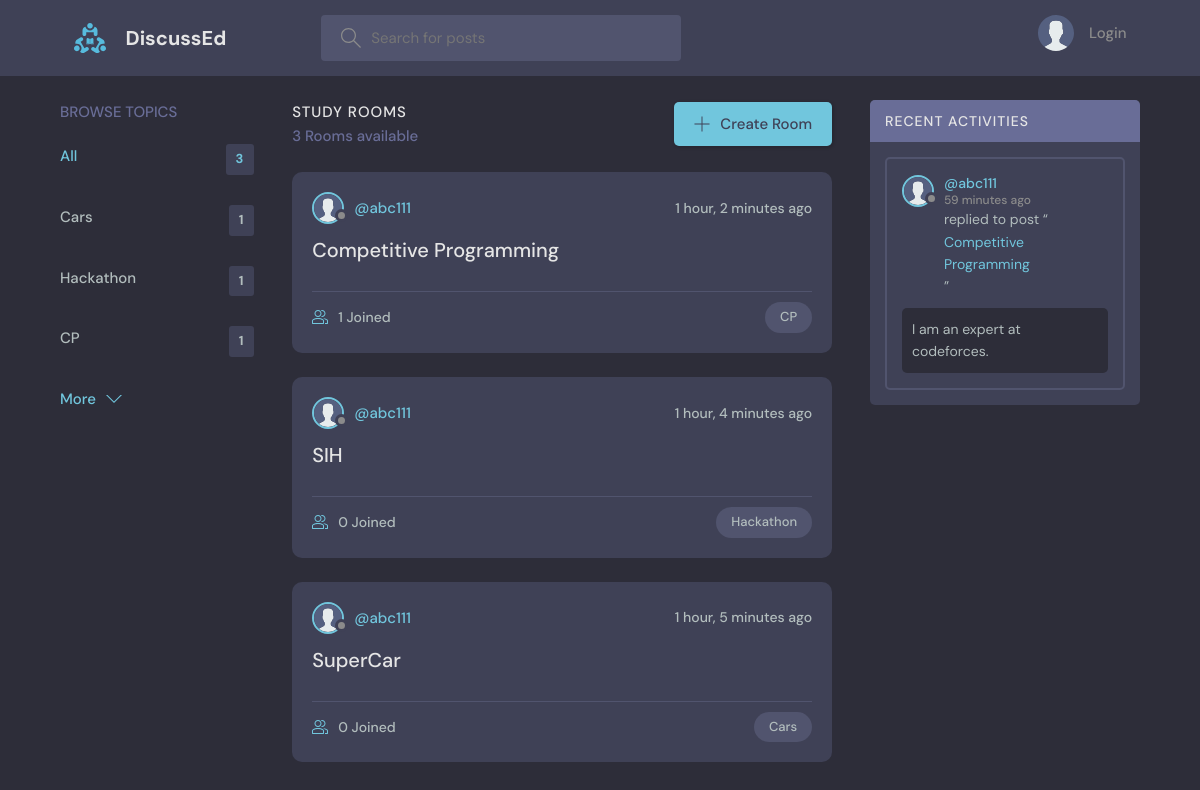
The page / on the database its author committed.
### base/models.py (models this page shows, shortened)
class Topic(models.Model):
    name = models.CharField(max_length=200)

class Room(models.Model):
    host = models.ForeignKey(User, on_delete=models.SET_NULL, null=True)
    topic = models.ForeignKey(Topic, on_delete=models.SET_NULL, null=True)
    name = models.CharField(max_length=200)
    description = models.TextField(null=True, blank=True)
    participants = models.ManyToManyField(
        User, related_name='participants', blank=True)
    updated = models.DateTimeField(auto_now=True)
    created = models.DateTimeField(auto_now_add=True)
    class Meta:
        ordering = ['-updated', '-created']
    def __str__(self):
        return self.name

class User(AbstractUser):
    name = models.CharField(max_length=200, null=True)
    email = models.EmailField(unique=True, null=True)
    bio = models.TextField(null=True)
    avatar = models.ImageField(null=True, default="avatar.svg")
    USERNAME_FIELD = 'email'
    REQUIRED_FIELDS = []

class Message(models.Model):
    user = models.ForeignKey(User, on_delete=models.CASCADE)
    room = models.ForeignKey(Room, on_delete=models.CASCADE)
    body = models.TextField()
    updated = models.DateTimeField(auto_now=True)
    created = models.DateTimeField(auto_now_add=True)
    class Meta:
        ordering = ['-updated', '-created']

### base/views.py (the view)
# urls.py: path('', views.home, name="home"),
def home(request):
    q = request.GET.get('q') if request.GET.get('q') != None else ''
    rooms = Room.objects.filter(
        Q(topic__name__icontains=q) |
        Q(name__icontains=q) |
        Q(description__icontains=q)
    )
    topics = Topic.objects.all()[0:5]
    room_count = rooms.count()
    room_messages = Message.objects.filter(
        Q(room__topic__name__icontains=q))[0:3]
    context = {'rooms': rooms, 'topics': topics,
               'room_count': room_count, 'room_messages': room_messages}
    return render(request, 'base/home.html', context)

### base/templates/base/home.html (shortened to what this page needs)
{% extends 'main.html' %}
{% block content %}
<main class="layout layout--3">
  <div class="container">
    {% include 'base/topics_component.html' %}
    <div class="roomList">
      <div class="roomList__header">
        <div>
          <h2>Study Rooms</h2>
          <p>{{room_count}} Rooms available</p>
        </div>
        <a class="btn btn--main" href="{% url 'create-room' %}">
          <svg version="1.1" xmlns="http://www.w3.org/2000/svg" width="32" height="32" viewBox="0 0 32 32">
            <title>add</title>
            <path
              d="M16.943 0.943h-1.885v14.115h-14.115v1.885h14.115v14.115h1.885v-14.115h14.115v-1.885h-14.115v-14.115z">
            </path>
          </svg>
          Create Room
        </a>
      </div>
      {% include 'base/feed_component.html' %}
    </div>
    {% include 'base/activity_component.html' %}
  </div>
</main>
{% endblock %}

### base/templates/base/topics_component.html
<div class="topics">
    <div class="topics__header">
        <h2>Browse Topics</h2>
    </div>
    <ul class="topics__list">
        <li>
            <a href="{% url 'home' %}" class="active">All <span>{{topics.count}}</span></a>
        </li>
        {% for topic in topics %}
        <li>
            <a href="{% url 'home' %}?q={{topic.name}}">{{topic.name}}<span>{{topic.room_set.all.count}}</span></a>
        </li>
        {% endfor %}
    </ul>
    <a class="btn btn--link" href="{% url 'topics' %}">
        More
        <svg version="1.1" xmlns="http://www.w3.org/2000/svg" width="32" height="32" viewBox="0 0 32 32">
            <title>chevron-down</title>
            <path d="M16 21l-13-13h-3l16 16 16-16h-3l-13 13z"></path>
        </svg>
    </a>
</div>

### base/templates/base/feed_component.html (shortened to what this page needs)
{% for room in rooms %}
<div class="roomListRoom">
    <div class="roomListRoom__header">
        <a href="{% url 'user-profile' room.host.id %}" class="roomListRoom__author">
            <div class="avatar avatar--small">
                <img src="{{room.host.avatar.url}}" />
            </div>
            <span>@{{room.host.username}}</span>
        </a>
        <div class="roomListRoom__actions">
            <span>{{room.created|timesince}} ago</span>
        </div>
    </div>
    <div class="roomListRoom__content">
        <a href="{% url 'room' room.id %}">{{room.name}}</a>
    </div>
    <div class="roomListRoom__meta">
        <a href="{% url 'room' room.id %}" class="roomListRoom__joined">
            {{room.participants.all.count}} Joined
        </a>
        <p class="roomListRoom__topic">{{room.topic.name}}</p>
    </div>
</div>
{% endfor %}

### base/templates/base/activity_component.html (shortened to what this page needs)
<div class="activities">
    <div class="activities__header">
        <h2>Recent Activities</h2>
    </div>
    {% for message in room_messages %}
    <div class="activities__box">
        <div class="activities__boxHeader roomListRoom__header">
            <a href="{% url 'user-profile' message.user.id %}" class="roomListRoom__author">
                <div class="avatar avatar--small">
                    <img src="{{message.user.avatar.url}}" />
                </div>
                <p>
                    @{{message.user.username}}
                    <span>{{message.created|timesince}} ago</span>
                </p>
            </a>
        </div>
        <div class="activities__boxContent">
            <p>replied to post “<a href="{% url 'room' message.room.id %}">{{message.room}}</a>”</p>
            <div class="activities__boxRoomContent">{{message.body}}</div>
        </div>
    </div>
    {% endfor %}
</div>

### rows shown on the page
Topic: name "Cars", room_set.all.count "1"
Topic: name "Hackathon", room_set.all.count "1"
Topic: name "CP", room_set.all.count "1"
Room: host.avatar (placeholder picture), host.username "abc111", created "1 hour, 2 minutes", name "Competitive Programming", participants.all.count "1", topic.name "CP"
Room: host.avatar (placeholder picture), host.username "abc111", created "1 hour, 4 minutes", name "SIH", participants.all.count "0", topic.name "Hackathon"
Room: host.avatar (placeholder picture), host.username "abc111", created "1 hour, 5 minutes", name "SuperCar", participants.all.count "0", topic.name "Cars"
Message: user.avatar (placeholder picture), user.username "abc111", created "59 minutes", room "Competitive Programming", body "I am an expert at codeforces."

### other values the page prints
{{ topics.count }} "3"
{{ room_count }} "3"
